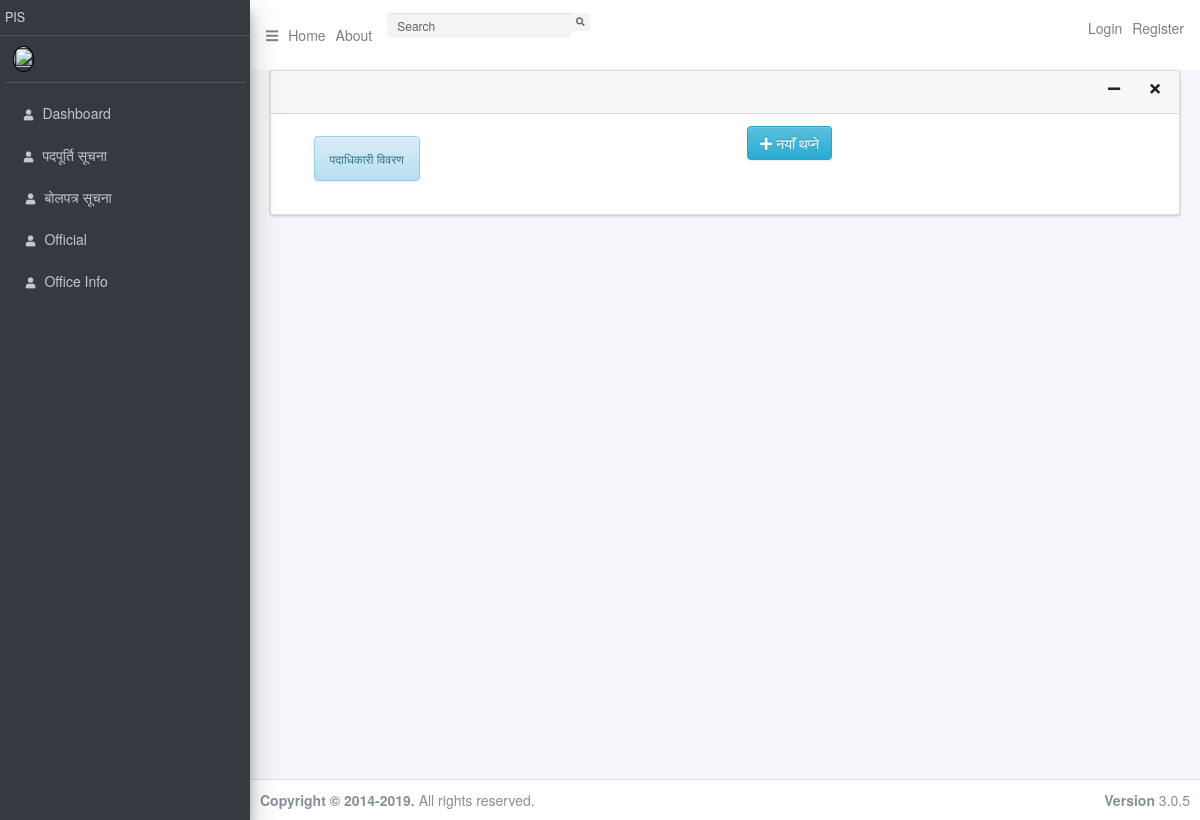
Before: /office/list/ with the older database file.
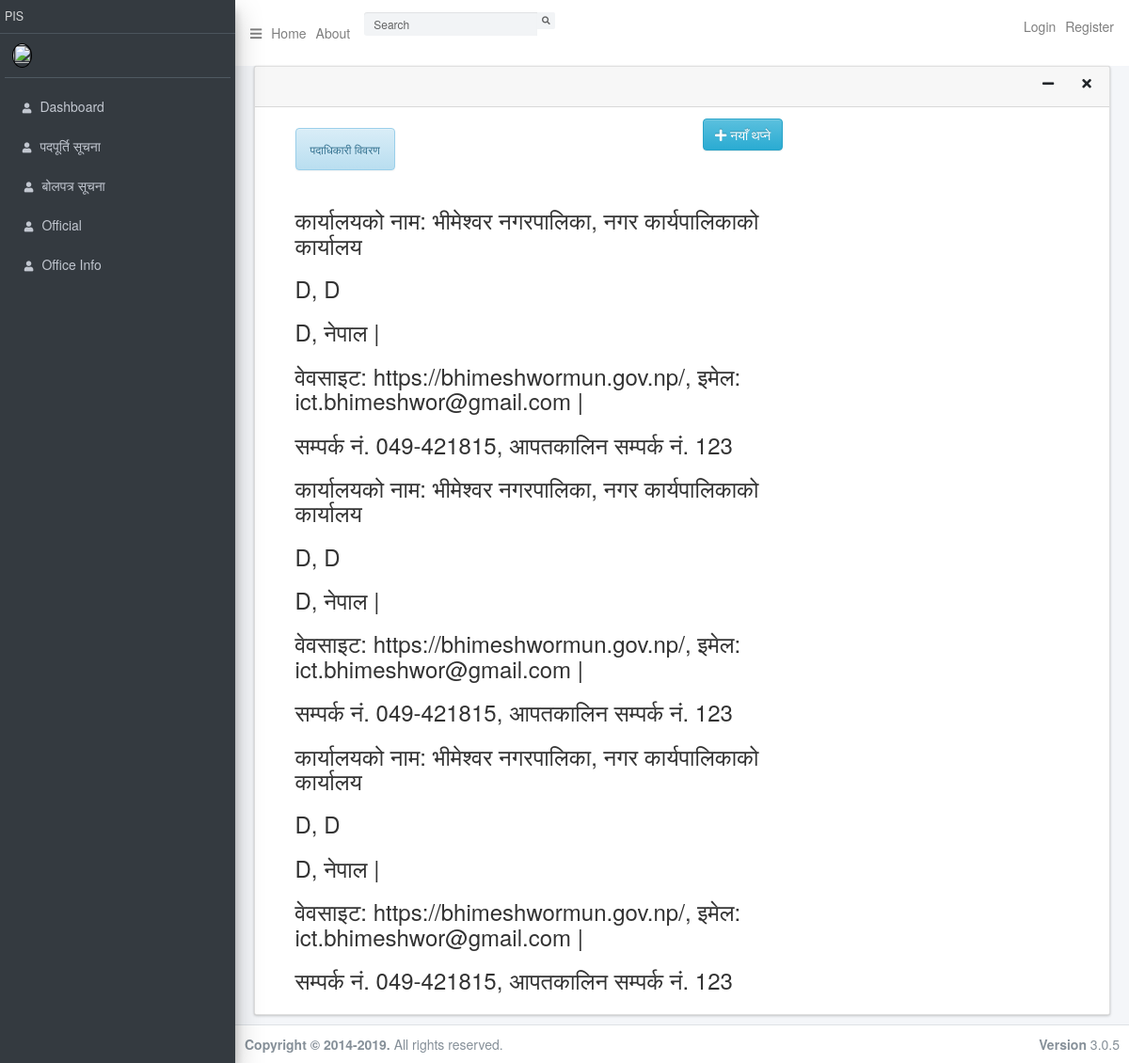
After: the same page with the newer database file.
### screendisplay/models.py (models this page shows, shortened)
class OfficeInfo(models.Model):
    office_name = models.CharField(max_length=150, verbose_name="नाम")
    office_sec_name = models.CharField(max_length=50, verbose_name="नाम")
    office_website = models.CharField(max_length=50, verbose_name="वेबसाइट")
    office_email = models.CharField(max_length=150, verbose_name="इमेल")
    office_phoneno = models.CharField(max_length=50, verbose_name="फोन नं.")
    office_emergencyno = models.CharField(max_length=50, verbose_name="अन्य आपतकालीन नं.")
    date_posted = models.DateTimeField(default=timezone.now)
    created_by = models.ForeignKey(User, on_delete=models.CASCADE)
    office_image = models.ImageField(upload_to='office_uploaded_image', verbose_name="फोटो")
    office_address_province = models.CharField(max_length=50, verbose_name="प्रदेश", blank=True)
    office_address_district = models.CharField(max_length=50, verbose_name="जिल्ला", blank=True)
    office_address_locallevel = models.CharField(max_length=50, verbose_name="पालिका", blank=True)

### screendisplay/views.py (the view)
# urls.py: path('office/list/', OfficeListView.as_view(), name='office-list'),
class OfficeListView(ListView):
	model = OfficeInfo
	template_name = 'screendisplay/office_list.html'
	context_object_name = 'office_list'

### screendisplay/templates/screendisplay/office_list.html
{% extends "screendisplay/basebackend.html" %}
{% load crispy_forms_tags %}
{% block content %}
<div class="col-md-8">
    <div class="d-flex justify-content-between">
        <div><h6 class="text-center alert alert-info">पदाधिकारी विवरण</h6></div>
        <div>
            <a href="{% url 'office-create' %}" class="btn btn-info btn-bg">
                <i class="fas fa-plus"></i> नयाँ थप्ने
            </a>
        </div>
    </div>
    {% for office in office_list %}
    <h3>कार्यालयको नाम: {{ office.office_name }}, {{ office.office_sec_name }}</h3>
    <h3>{{ office.office_address_locallevel }}, {{ office.office_address_district }}</h3>
    <h3>{{ office.office_address_province }}, नेपाल |</h3>
    <h3>वेवसाइट: {{ office.office_website }}, इमेल: {{ office.office_email }} |</h3>
    <h3>सम्पर्क नं. {{ office.office_phoneno }}, आपतकालिन सम्पर्क नं. {{ office.office_emergencyno }}</h3>
    {% endfor %}
</div>
{% endblock content %}

Changed rows visible on the page:
added OfficeInfo: office_name "भीमेश्वर नगरपालिका", office_sec_name "नगर कार्यपालिकाको कार्यालय", office_address_locallevel "D", office_address_district "D", office_address_province "D", office_website "https://bhimeshwormun.gov.np/", office_email "ict.bhimeshwor@gmail.com", office_phoneno "049-421815", office_emergencyno "123"
added OfficeInfo: office_name "भीमेश्वर नगरपालिका", office_sec_name "नगर कार्यपालिकाको कार्यालय", office_address_locallevel "D", office_address_district "D", office_address_province "D", office_website "https://bhimeshwormun.gov.np/", office_email "ict.bhimeshwor@gmail.com", office_phoneno "049-421815", office_emergencyno "123"
added OfficeInfo: office_name "भीमेश्वर नगरपालिका", office_sec_name "नगर कार्यपालिकाको कार्यालय", office_address_locallevel "D", office_address_district "D", office_address_province "D", office_website "https://bhimeshwormun.gov.np/", office_email "ict.bhimeshwor@gmail.com", office_phoneno "049-421815", office_emergencyno "123"
